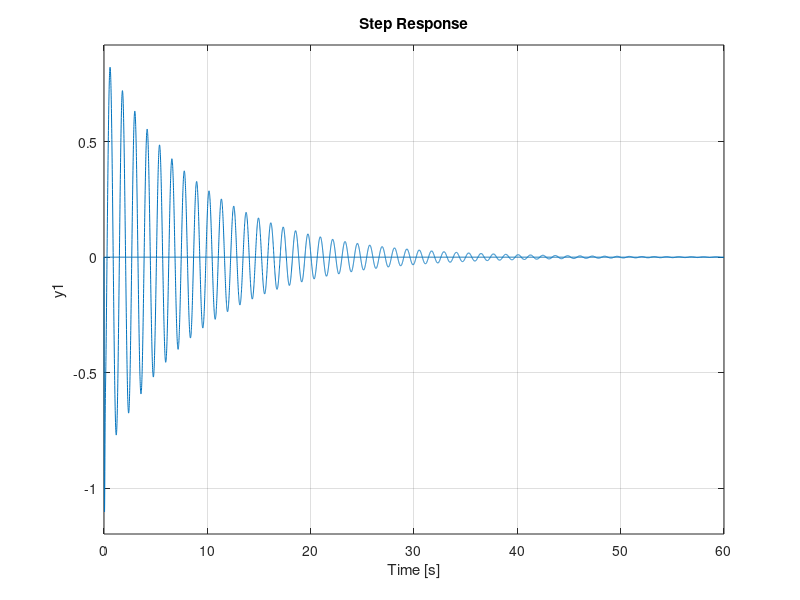

Recreate this plot in MATLAB.
M1 = 2500;
M2 = 320;
K1 = 80000;
K2 = 500000;
b1 = 350;
b2 = 15020;

s = tf('s');
G1 = ((M1+M2)*s^2+b2*s+K2)/((M1*s^2+b1*s+K1)*(M2*s^2+(b1+b2)*s+(K1+K2))-(b1*s+K1)*(b1*s+K1));
G2 = (-M1*b2*s^3-M1*K2*s^2)/((M1*s^2+b1*s+K1)*(M2*s^2+(b1+b2)*s+(K1+K2))-(b1*s+K1)*(b1*s+K1));


step(G1);
hold on;
step(G2);